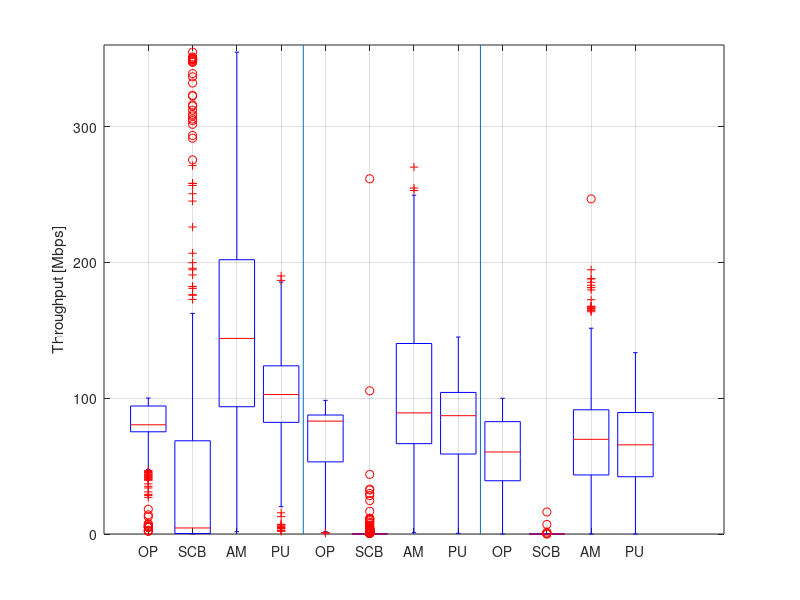

Write the MATLAB code that produced this figure.
% Sergio on 09 Nov 2017
% This script is for paper #3 and plots the average throughput using
% boxplot for N = 2 to 50 WLANs in a grid 100x100 m.

clc
close all
clear

%% ------- 75x75m2 ---------

%% ONLY PRIMARY

s_op_75 = [
    39.2
    98.8
    55.5
    72.1
    57
    97
    98.4
    89
    71.7
    85.8
    30
    58.7
    0
    36.6
    45.3
    66.4
    89.2
    97.8
    98
    43.1
    79
    75.6
    78.3
    1
    75.1
    47.5
    1.2
    23
    80.4
    79.4
    6.3
    46.8
    43.9
    28.8
    86
    20.7
    87.1
    73
    80.9
    57.3
    54.8
    85
    3.8
    63.6
    89.6
    79.6
    24.6
    36.4
    42.1
    7
    47.6
    51
    39.2
    45.5
    76.6
    47.6
    66.3
    55.2
    97.7
    51.8
    73.7
    34.2
    37.8
    98.5
    98.8
    88.9
    47.2
    46.4
    90.7
    76.6
    79.1
    98.6
    0.8
    32.1
    47
    58.9
    28.3
    37
    89
    75.7
    24.2
    43
    78.8
    88.2
    79.7
    89.7
    46.1
    39.2
    7.1
    4
    99
    45.5
    63.4
    38.9
    49.1
    89
    75
    67.2
    79
    97.5
    72.8
    46.2
    77.1
    66.4
    49.8
    67.5
    42.5
    77.7
    68.1
    2.8
    84.3
    27.2
    94.1
    51.8
    31.9
    59.1
    45.7
    36.1
    53.6
    61.9
    54.3
    97
    46
    44.3
    69.6
    47.6
    79.3
    0
    1.5
    9.5
    29.4
    43.7
    30.6
    30.6
    75.5
    68.2
    79.1
    39.8
    6.3
    49.7
    65.2
    98.3
    78.3
    83
    94.5
    79.8
    38.8
    98.5
    78.6
    12.7
    51.3
    17.7
    8.7
    41.9
    96.9
    49.5
    37.3
    52.6
    86.6
    94.9
    80.6
    89
    41.3
    7.4
    78.9
    19.6
    87.9
    52.1
    8.6
    20
    27.1
    49.6
    1.3
    77.3
    98.2
    60.2
    0.1
    14
    62.9
    89
    60
    98.2
    74.9
    68
    3.1
    62.5
    58.6
    81.2
    79.4
    96.1
    39.5
    90.9
    5.4
    45
    99.7
    43.5
    74.2
    68.5
    80.1
    78.7
    87.8
    60.4
    8.1
    58.8
    78.3
    8.2
    80.3
    79.3
    51.8
    45.4
    24.3
    80.4
    97.2
    3.5
    66.4
    45.7
    77.2
    13.2
    31.6
    98
    20.2
    79.6
    51.6
    37.3
    20.4
    74.5
    7.5
    79.3
    75.9
    16.1
    48.8
    93.7
    98.2
    93.9
    85.4
    80.2
    42.6
    0.6
    60.2
    47
    40.6
    92.4
    10.8
    86.8
    99.4
    88.6
    89.5
    72.5
    47
    78.8
    27.7
    9.1
    97.7
    99.9
    84.3
    69.3
    2.7
    79.4
    56.9
    37.1
    16
    80.3
    64.9
    89.7
    79.6
    51.5
    98.4
    15.2
    89
    89
    80.3
    40.8
    4.1
    79.7
    98.2
    76.8
    94.7
    49.3
    89.2
    50.9
    86.3
    77.6
    88.3
    27
    46.6
    96.7
    60.1
    72.7
    92.9
    48.8
    96.4
    80.2
    88
    88.8
    52.8
    44.7
    50.5
    27.4
    28.1
    53.3
    82.2
    2.8
    13
    81.4
    58
    49.4
    78.6
    2.6
    54.2
    97.6
    87.9
    60.4
    18.4
    91
    89.5
    98.5
    50.2
    19.5
    45.5
    90.1
    79.5
    35.5
    80
    29.1
    84
    89.2
    58.9
    38.9
    51.6
    88.3
    52.7
    49.2
    5.8
    98.3
    49.2
    38.9
    4.4
    95.4
    98.8
    44.1
    97.6
    90
    80.4
    70.5
    91.4
    74.7
    98.1
    89.3
    18.7
    97.9
    42.5
    91.2
    79.9
    5.5
    6.5
    89.7
    68.8
    88.5
    4.8
    77
    78.9
    57.2
    59.6
    88
    35.3
    16.5
    61.6
    83.4
    79.8
    9
    97.8
    39
    46
    13.1
    40.8
    87.5
    27
    22.5
    82.6
    48.7
    79.4
    80
    76.5
    53.4
    46.6
    68.2
    88.2
    11.1
    81.4
    55.4
    47.2
    77.1
    87.9
    95.3
    45.6
    53.6
    26.8
    34.6
    94.8
    33.7
    ];

%% STATIC CHANNEL BONDING

s_scb_75 = [
    0
    0
    0
    0
    0
    0
    0
    0
    0
    0
    0
    0
    0
    0
    0
    0
    0
    0
    0
    0
    0
    0
    0
    0
    0
    0
    0
    0
    0
    0
    0
    0
    0
    0
    0
    0
    0
    0
    0
    0
    0
    0
    0
    0
    0
    0
    0
    0
    0
    0
    0
    0
    0
    0
    0
    0
    0
    0
    0
    0
    0
    0
    0
    0
    0
    0
    0
    0
    0
    0
    0
    0
    0
    0
    0
    0
    0
    0
    0
    0
    0
    0
    0
    0
    0
    0
    0
    0
    0
    0
    0
    0
    0
    0
    0
    0
    0
    0.1
    0
    0
    0
    0
    0
    0
    0
    0
    0
    0
    0
    0
    0
    0
    0
    0
    0
    0
    0
    0
    0
    0
    0
    0
    0
    0
    0
    0
    0
    0
    0
    0
    0
    0
    0
    0
    0
    0
    0
    0
    0
    0
    0
    0
    0
    0
    0
    0
    0
    0
    0
    0
    0
    0
    0
    0
    0
    0
    0
    0
    0
    0
    0
    0
    0
    0
    0
    0
    0
    0
    0
    0
    0
    0
    0
    0
    0
    0
    0
    0
    0
    0
    0
    0
    0
    0
    0
    0
    0
    0
    0
    0
    0
    0
    0
    0
    0
    0
    0
    0
    0
    0
    0
    0
    0
    0
    0
    0
    0
    0
    0
    0
    0
    0
    0
    0
    0
    0
    0
    0
    0
    0
    0
    0
    0
    0
    0
    0
    0
    0
    0
    0
    0
    0
    0
    0
    0
    0
    0
    0
    0
    0
    0
    0
    0
    0.3
    0
    0
    0
    0
    0
    0
    0
    0
    0
    0
    0
    0
    0
    0
    0
    0
    0
    0
    0
    0
    0
    0
    0
    0
    0
    0
    0
    0
    0
    0
    0
    0
    0
    0
    0.1
    0
    0
    0
    0
    0
    0
    0
    0
    0
    0
    0
    0
    0
    0
    0
    0
    0
    0
    0
    0
    0
    0
    0
    0
    0
    0
    0
    0
    0
    0
    0
    0
    0
    0
    0
    0
    0
    0
    0
    0
    0
    0
    0
    0
    0
    7
    0
    0
    0
    0
    0
    0
    0
    0
    0
    0
    0
    0
    16.2
    0
    0
    0
    0
    0
    0.3
    0
    0
    0
    0
    0
    0
    0
    0
    0
    0
    0
    0
    0
    0
    0
    0
    0
    0
    0
    0
    0
    0
    0
    0
    0
    0
    0
    0
    0
    0
    0
    0
    0
    0
    0
    0
    0
    0
    0
    0
    0
    0
    0
    0
    0
    0
    0
    0
    0
    1.4
    0
    0
    0
    0
    0
    0
    ];

%% ALWAYS NAX
s_am_75 = [
    54.8
    98.9
    59
    84.2
    67.4
    95.5
    98.1
    88.6
    117.4
    77
    42.8
    59.4
    0
    37.4
    45.6
    88.4
    150.1
    97.1
    99.5
    46.6
    78.6
    78.1
    90
    1.1
    72.9
    68.4
    1
    23.8
    89.9
    80.6
    6.6
    48
    45.8
    30.8
    86.3
    21
    85.8
    79.9
    137.4
    56.8
    75.4
    101.6
    3.5
    62.4
    147.6
    86.3
    24
    36.5
    45.5
    7.4
    48.2
    66.9
    37.9
    46.2
    95.4
    60.9
    103
    74.4
    98.8
    68.3
    111.1
    34.2
    43.9
    97.4
    181.4
    95
    49.2
    44.2
    89.7
    76.6
    79.8
    99.6
    0.8
    43.2
    48.2
    51.5
    30.6
    45.8
    246.7
    76.8
    23
    54.7
    79.1
    93.7
    79.8
    90.1
    46.2
    38.4
    8.6
    3.9
    125.4
    47.9
    64.4
    48.3
    58.8
    93.4
    90
    82.3
    79.5
    179.7
    88.2
    57.6
    75.7
    70.5
    67.3
    82.4
    41.6
    79.4
    68.1
    2.4
    129.1
    31.7
    96.5
    52.3
    30.1
    76.7
    42.4
    36.1
    53.9
    65.5
    76
    166.5
    54.2
    50.8
    71.5
    47.7
    132.3
    0
    1.5
    8.1
    35
    62.9
    30.3
    31.3
    76.6
    69.6
    79.6
    43.4
    5
    67.4
    68.4
    99.1
    187.9
    104.9
    164.8
    78.2
    39.4
    150.6
    131
    12.4
    49.2
    21.1
    11.6
    43.5
    163.6
    48.5
    44
    52.1
    148.8
    172.5
    80.5
    91
    46.2
    8.9
    126.3
    19.9
    87.6
    60.1
    8.6
    23.3
    27.3
    48.9
    1.3
    88.5
    97.6
    61.7
    0.1
    14.6
    67.2
    89
    60.4
    97.8
    79.1
    102.9
    2.9
    91.2
    81.1
    79.2
    78.7
    97.3
    46.7
    97
    6.1
    58.6
    90.2
    48.1
    76.6
    86.7
    139
    81.6
    114.5
    63.3
    8.1
    81
    124.2
    7.2
    82.5
    121.7
    56.4
    48.3
    30.8
    90.9
    96.7
    3.8
    67.8
    44.7
    78.5
    13.4
    37.7
    98.3
    20.3
    78.5
    51.4
    60.9
    23.4
    75.5
    6.8
    62.4
    78.4
    13.7
    45.8
    166
    99.4
    94.9
    114.3
    81.6
    52.5
    0.8
    58.5
    47
    53
    134.1
    10.4
    185.3
    164.7
    89.6
    89.9
    72.7
    67.7
    119.3
    30.8
    8.9
    97
    102.4
    87.5
    81.7
    2
    80.1
    79.3
    71.9
    16.4
    138.4
    65
    90
    138
    69.8
    99.1
    13
    150.1
    89
    79.8
    41.5
    3.5
    105.8
    100.6
    77
    96.9
    55.6
    151.4
    52.8
    89.2
    77.1
    91.6
    27.5
    48
    146.4
    60.2
    103.9
    98.2
    48.7
    98.2
    136.2
    88.4
    90.2
    51.8
    53
    56.6
    29
    30.6
    58.1
    83
    2.9
    11.9
    75.8
    65.6
    49.4
    134.4
    2.2
    54.3
    97.8
    149.3
    86.2
    20.6
    150.1
    149.5
    167.3
    50.2
    22.2
    42.9
    90.7
    126.7
    42.1
    65.9
    28.6
    131.8
    150.4
    58.6
    37.3
    62.6
    89.3
    65.5
    55.8
    3.7
    165.7
    51.7
    40.6
    2.8
    122.5
    167.3
    50.4
    99.6
    91.4
    80
    115.9
    91.4
    73.7
    96.7
    151.5
    106.4
    134.4
    51.2
    91.9
    79.3
    5.5
    6.3
    90.1
    74.9
    88.8
    4.9
    78
    79.9
    62.9
    76.8
    89.3
    35.3
    18.5
    87.8
    85.7
    138.6
    9.2
    183.1
    38.6
    2.7
    15.6
    42.3
    90.6
    28.5
    21.8
    83.4
    46.3
    79.4
    121.2
    167.7
    54.7
    57.7
    98.6
    87.8
    8.6
    82.2
    69.1
    50.4
    116.1
    194.5
    187.9
    55.5
    54.2
    27.7
    34.1
    142.3
    36.4
    ];

%% PROB. UNIFORM

s_pu_75 = [
    44.2
    97.7
    57.4
    78.7
    59.6
    97.2
    97
    90.1
    89.7
    86.7
    43.9
    58.6
    0
    35.1
    44.5
    76.2
    112.8
    97.8
    99
    43.7
    77.7
    77.3
    82.9
    0.5
    74.3
    53.1
    0.9
    21.2
    83.4
    79.4
    6.4
    48.3
    43.4
    29.5
    86.7
    19.5
    85.6
    76.8
    101.1
    56.3
    62.4
    90.4
    3.9
    63.9
    111.6
    83.4
    24.2
    36.9
    42.4
    8.3
    46.4
    58.1
    36.1
    46.3
    76.5
    56.4
    80.6
    65.1
    97.7
    62.5
    87.9
    33.1
    41.9
    96.6
    124.8
    91.6
    49.9
    45
    89.9
    76.6
    79.5
    99.9
    0.7
    36.6
    45.2
    56.3
    27.5
    40.4
    133.5
    76.3
    22.4
    49.3
    76.3
    91.9
    80.5
    88.9
    47.9
    39.6
    8.3
    3.4
    107.7
    44.8
    63.1
    41.7
    52.1
    89.4
    80.9
    71.8
    79.4
    113.9
    80.9
    52
    76
    66.9
    58.3
    74.2
    43.2
    79
    68.5
    3.4
    103.1
    31.5
    95
    52.5
    32.4
    66.3
    45
    34.3
    52.4
    64.1
    62
    123.8
    45.5
    47.2
    71.8
    50.3
    91.3
    0.1
    1.6
    9
    31.6
    51.5
    29.5
    33.3
    76.4
    68.3
    79.6
    38.3
    6
    55.3
    67.2
    97.2
    98.2
    89.5
    118
    79.1
    38.9
    119.7
    98.3
    13.3
    51.4
    16.7
    10.1
    42.7
    120.8
    50
    41.1
    52.3
    109.1
    120.7
    80.4
    90.5
    43.9
    7.4
    85.5
    20.7
    88.9
    55.4
    7.6
    22.9
    26.5
    51.1
    1.5
    83.1
    99.3
    58.4
    0.5
    13.9
    64.8
    89
    59.5
    98.7
    78
    79.4
    3.2
    75.1
    66.4
    80.2
    79.9
    96.7
    41.4
    92.7
    6.3
    49.8
    97.6
    46.2
    70.4
    74.8
    101.7
    79.9
    88.4
    61.3
    9.5
    68.3
    89
    7.2
    81.9
    94.1
    53.3
    47.5
    26.2
    82.6
    95.8
    3.2
    67.1
    45.4
    78.2
    14.2
    36.9
    98.3
    20.4
    79.2
    52.2
    49.2
    22.2
    74.1
    6.2
    79.6
    75.8
    15.5
    47.7
    118.8
    98.6
    94.7
    91.7
    81.9
    48
    0.5
    60.3
    43.4
    49
    110.2
    9.8
    117.7
    121.1
    89.6
    89
    73.3
    54.2
    83.4
    28.3
    7.6
    98.1
    100.5
    82.9
    75.2
    2.8
    80.6
    66.2
    44.6
    18
    98.9
    64.4
    89.2
    100.8
    60.5
    99
    14.6
    111.7
    88.5
    80.4
    41.4
    3.4
    90.6
    98.3
    76.9
    96.2
    55.6
    112.6
    51.1
    87
    77.8
    89.8
    28.9
    45.4
    116.2
    60.1
    86.9
    94.5
    49.7
    96.7
    101.1
    88.2
    90.2
    50.6
    47.6
    50.3
    27.2
    28.5
    56.3
    79.1
    2.6
    13.5
    75.8
    58.9
    48
    99.8
    2.3
    52.2
    99.2
    110.6
    70.5
    20
    113
    103.2
    125.8
    49.7
    20.6
    46.5
    90.1
    98.3
    38.3
    101.5
    28.7
    101.7
    112.9
    57
    37.2
    54.1
    89.4
    60.2
    54.1
    5.9
    122
    48.6
    35.8
    4.2
    106.8
    124.9
    48.5
    98.1
    89.7
    79.3
    89.6
    91.5
    75.8
    97.5
    113.4
    42.2
    119.9
    45
    92
    79.1
    5.3
    5.6
    89.5
    72.4
    88.5
    5.5
    77.1
    79.1
    59.8
    68.4
    89.3
    38.2
    17.2
    72.4
    84.3
    101.8
    8.3
    129.4
    37.5
    45.4
    15.5
    42
    87.8
    26.3
    22.4
    81.3
    48.3
    80.3
    96.2
    108.9
    54.4
    52.6
    78.9
    89.9
    9.8
    82.6
    60.6
    48.6
    93.5
    123.9
    124.3
    49.6
    55.6
    25.2
    32.3
    113.7
    36.2
    ];


%% ------- 100x100m2 ---------

%% ONLY PRIMARY
s_op_100 = [
    89
    88.3
    86.6
    52.2
    40.7
    33.1
    46.3
    81.2
    83.1
    85.4
    83.3
    82.1
    79.4
    6.9
    83.9
    1.7
    79.8
    83.6
    54.2
    86.8
    84.6
    86.3
    39.5
    84.5
    79.6
    86.9
    83.3
    89.9
    50.6
    80.3
    71.8
    92
    63.9
    90.5
    84.2
    76.6
    39.3
    89
    86
    91.1
    89.2
    86.2
    89.7
    1.7
    87.7
    48.2
    89.2
    36.7
    87.2
    86.2
    59
    78.1
    63.1
    59.6
    85
    93.7
    87.6
    86.2
    90.4
    83.6
    87.3
    84
    87.5
    87.6
    41.4
    93.4
    86.1
    37.6
    88.4
    0.9
    22.9
    92.2
    50.2
    85
    86.1
    85.8
    58.1
    74
    42.7
    71.5
    85.5
    27.6
    87.8
    47.8
    45.4
    55.3
    29
    92.9
    87.2
    87.8
    86.2
    14.4
    84.7
    17.6
    52.8
    56.3
    87.7
    83.3
    85.8
    87.4
    78.5
    44.7
    84.7
    84.4
    49.4
    32.5
    59.8
    44.1
    86.6
    91.7
    82.5
    88.2
    87
    60.4
    87.2
    90.2
    86.7
    84.6
    7.9
    84
    86.5
    94.2
    86.9
    44.5
    89.9
    85.4
    96.2
    41.5
    79.9
    86.2
    88.1
    86.1
    84.1
    83.9
    50.3
    13.7
    89.2
    51.5
    90.2
    85.3
    91.1
    75.4
    40.5
    1
    90.7
    63.3
    19.6
    91.4
    90.7
    80.4
    85.7
    80.2
    2.4
    42
    46.2
    91.1
    54.8
    80.6
    79.4
    86.9
    92.6
    85.4
    96
    87.7
    87.7
    72.2
    46.2
    90.4
    87.3
    46.8
    85.5
    86.2
    45.7
    49.5
    79.1
    79.8
    57.1
    77.9
    52.3
    47.3
    87.5
    92.4
    53.4
    78.1
    73.2
    88.3
    80.6
    85.4
    89.9
    9.3
    89.5
    85.9
    88.9
    70.5
    44
    88.1
    57
    83.8
    83.3
    80.3
    90.7
    85.2
    68.8
    42.9
    79.6
    80.4
    74.3
    83.3
    43.2
    87.7
    87.6
    64
    51.7
    85.7
    85.1
    55.9
    65.7
    87.7
    86
    85.1
    90.3
    42.9
    44.6
    88.2
    0.7
    87.9
    86.1
    23
    85.3
    89.3
    60.8
    87.9
    87.9
    8
    52.3
    91
    73.7
    89.4
    88.7
    96.9
    82.1
    88.8
    48.8
    71.5
    63
    85.4
    82.6
    49
    55.7
    53.2
    40.7
    85.9
    92.7
    51.4
    57.1
    27.4
    87.9
    88.9
    97.7
    88
    65.2
    83.7
    63.2
    85.6
    84.3
    89.1
    84.4
    42.6
    67.1
    47.2
    55.1
    29.2
    87.1
    56.2
    78.3
    90.3
    42.2
    90.1
    87.5
    61.7
    4
    88.2
    29.9
    88
    54.1
    87.7
    91.8
    68.8
    90.9
    85
    87.5
    87.1
    90.9
    72.6
    90.1
    90.2
    88.5
    43.3
    72.4
    84.9
    85.4
    91.2
    74.5
    43
    89.6
    81.8
    44.2
    50.3
    86.1
    20.4
    88.5
    89.5
    59.8
    87.6
    45.8
    38.7
    84.5
    50.1
    53.6
    87.1
    61.7
    85.5
    46.8
    54.8
    48.3
    67.9
    8.4
    61.7
    81.9
    91.5
    88.7
    34.7
    39.7
    42.7
    37.1
    72
    82.4
    83.1
    82.5
    85.1
    84.8
    65.9
    35.1
    70.3
    83.4
    35.8
    13.1
    98.4
    80.6
    34.1
    87.4
    47.9
    83.2
    63.6
    31.9
    96.6
    1.8
    51.5
    84.2
    40.6
    16.1
    69.3
    72.9
    73.3
    93
    61.5
    88.8
    6.3
    92.8
    87.9
    59.6
    87.7
    87.8
    82.5
    88.1
    2.3
    48.9
    45.9
    79
    88.2
    55.1
    66.8
    88.9
    84.5
    87.2
    63
    79.6
    91.4
    83.6
    91.9
    87.7
    88.2
    85.2
    83.8
    86.1
    88.9
    76.2
    46
    14.7
    82.1
    ];

%% STATIC CHANNEL BONDING

s_scb_100 = [
    0
    0
    0.2
    0.1
    0
    0
    0
    0.1
    33
    0.1
    0
    0
    0
    0
    0.4
    0
    0.2
    0
    0.1
    0
    0
    0
    0
    0
    1.5
    0
    2.4
    0.1
    0.1
    0
    0
    4.1
    0
    0
    2.3
    0
    0
    0
    0
    0.1
    3.3
    1.3
    16.7
    0
    0
    0
    0
    0
    0.8
    0.3
    0
    0
    0
    8.6
    24.6
    0
    0.5
    105.4
    3.2
    0
    0
    0
    261.5
    0.7
    0
    0
    0
    0
    0
    0.4
    0
    0
    0
    0
    0
    0
    0
    3
    0
    0
    0
    0
    0
    32.4
    0.3
    0
    0
    4.1
    0
    0
    0
    0
    0
    0
    0
    0
    9.8
    0
    0
    0
    0
    0
    0
    0
    0.2
    0
    0
    0
    0
    1.7
    0
    0
    0
    0
    0
    0
    0
    0
    0
    4.3
    0
    0.2
    0
    0
    6.6
    0
    0
    0
    29.8
    0
    0
    0.1
    0
    0.2
    0
    0.4
    0.2
    0
    0.9
    0
    2.2
    0
    0
    0
    0
    0
    0
    0
    0.4
    28.3
    0
    0
    0
    0
    0
    0
    0
    0
    0.2
    0
    0
    0.2
    4
    0
    0
    0
    0
    0
    0
    0
    0.7
    0
    0.3
    0
    0
    0.1
    0
    0
    0
    0
    0
    0
    0
    0.3
    0
    0
    0
    0
    0
    0
    0.5
    0
    0.6
    1.8
    0
    0
    0
    0
    0.1
    0.4
    0
    0
    0.6
    0
    0
    0
    0
    3.3
    0
    0
    0
    0
    0
    0
    1.4
    0.6
    0
    0.1
    3.1
    2
    5.5
    0.1
    4
    0.1
    0
    2.9
    0
    0
    0
    0.3
    0
    0
    0
    0
    0
    0
    0
    3.5
    0
    0
    2.3
    0
    0
    0
    0
    11.6
    0.1
    0
    0
    0
    0
    0
    0
    0
    0.2
    0
    0
    0.1
    0
    1.2
    0
    0
    0
    0
    0
    0
    0
    0
    0
    0
    0
    0
    0
    0
    0.3
    0
    0
    0
    0
    0
    0.4
    0.7
    0
    0
    0.1
    0.1
    0
    0
    0
    2.6
    0
    0.3
    0.1
    6.1
    1.4
    0.1
    11.2
    0
    2.8
    0
    0
    0
    0
    0
    0.2
    0
    0
    0.2
    0.4
    0
    0
    0
    0
    0.1
    0.2
    0.3
    0
    0
    0
    0
    0.1
    0
    0
    0
    0
    0
    0
    0.5
    0.2
    43.9
    0
    1.1
    0
    0
    0
    0
    1.3
    0
    0
    0
    11
    0
    0
    0
    0.2
    0
    0
    0
    7.8
    10.5
    0
    0
    0
    0.4
    0
    0
    0
    0
    0.1
    0
    0
    0
    0
    0
    0
    0
    0
    0.2
    0.4
    0.6
    0
    0
    0
    0
    0
    0.1
    0
    0
    1.5
    0
    0
    0.5
    0
    0
    0
    0
    0
    0.2
    0
    0
    0
    0.1
    0
    0.7
    0
    0
    0
    0
    0
    1.4
    ];

%% ALWAYS NAX
s_am_100 = [
    157.9
    90.2
    88.2
    53.4
    48
    37.3
    46.2
    131.6
    88
    85.6
    137.7
    81.8
    79.8
    5.3
    85.1
    2.2
    141.1
    140.2
    53.7
    88.5
    87.2
    87.7
    40.3
    121.7
    80
    87.7
    141.4
    92.5
    49.3
    138.9
    104.8
    154.8
    86.7
    157.6
    137.9
    121.6
    41.6
    154.2
    107.2
    155.4
    219.1
    148.2
    242.5
    2.3
    88.7
    49.3
    150.6
    46.9
    152.6
    151.3
    59.9
    78.5
    69.3
    85.3
    135.9
    164.6
    121.3
    225.4
    99.6
    83.3
    92.4
    84.3
    270.1
    188.4
    43.2
    103.3
    85.2
    42.1
    89.3
    1.1
    28.1
    93.8
    64.5
    147.8
    87.4
    127.8
    59.4
    121.5
    55.5
    98.4
    109.5
    28.2
    88.2
    80.9
    56.1
    57.1
    28.4
    92.5
    87.9
    146.2
    144.9
    15.9
    85.6
    18
    81.4
    77.6
    217.3
    111.1
    146.1
    88.8
    109.3
    59.9
    85.8
    86.5
    74.5
    37.7
    72.8
    69.1
    219.1
    92.4
    209.8
    148.3
    141.4
    82.5
    122.4
    110.1
    87.9
    147.7
    9.1
    224.9
    86.7
    249.4
    86.7
    46.8
    215.2
    185.1
    97
    39.2
    179.1
    90.9
    200.4
    87.6
    129.8
    133.1
    51.5
    17.3
    91
    52
    154.1
    85.8
    159.6
    126.3
    41.1
    1.7
    90.4
    123.3
    19.2
    152.8
    213.2
    124.4
    102.9
    80.9
    2.8
    41.9
    61
    133.7
    62.3
    83.4
    93.2
    190.2
    152.4
    104.4
    201.3
    153.3
    87.9
    92.9
    59.7
    89
    88.3
    54.7
    89.9
    87.5
    76.4
    69.7
    81
    81.4
    79.6
    153.2
    77.3
    45.4
    153.6
    159.9
    52.5
    179.1
    117.7
    150.9
    80.6
    87
    148
    9
    92.9
    192.5
    210.1
    135.6
    43.9
    118.9
    101.7
    93.5
    87.9
    136.9
    145.7
    150.3
    73.2
    54.4
    78.3
    127.8
    137.1
    87.2
    42.5
    87.8
    133.7
    65.5
    72
    85.5
    138.5
    71.2
    91.4
    180.9
    134.9
    144
    108.7
    55.9
    57.3
    146.1
    1
    88.3
    88.9
    27.1
    121.5
    77.4
    58.3
    87.8
    87.6
    9
    66.5
    155.8
    74.8
    254.7
    144.7
    180.9
    205.4
    91.1
    67.4
    75.6
    68.1
    111.2
    83.7
    69.7
    54.3
    71.6
    39.5
    190
    93.7
    66.9
    105.7
    33.9
    89.9
    89.2
    224.3
    234.6
    96
    119.2
    94.1
    88.8
    84.6
    119.3
    143.3
    43.6
    99.1
    61.4
    79.9
    38.6
    147.6
    80.9
    146.2
    91.1
    41.7
    91.1
    86.6
    85.4
    4.5
    152.5
    34.3
    87.8
    66.4
    154.1
    155.3
    91
    93.8
    185.1
    150.4
    118.8
    95.4
    144.3
    252.9
    155.7
    88
    52.5
    73.3
    142.4
    142.7
    173.9
    118
    49.7
    149.6
    68.3
    45.1
    66.7
    222.2
    18.9
    96.8
    90.8
    59
    234.5
    58.2
    51.3
    84.4
    64.5
    52.9
    154
    88.2
    128.9
    66.5
    89.5
    69.7
    102.7
    7.7
    62.3
    177.1
    223.8
    141.1
    50.6
    46.8
    50.6
    45.8
    124.9
    128.8
    68.9
    133
    142.7
    107.6
    113.4
    37.2
    97.2
    186.3
    40.4
    13.6
    186.3
    112.6
    48.5
    89.5
    49
    88
    81.4
    41
    149.4
    1.8
    71.3
    138.7
    51
    15.4
    100.9
    105.5
    76.2
    87.1
    83.4
    89.4
    4.5
    151
    231.6
    59.4
    88
    149.6
    144.2
    89.1
    3.8
    51.7
    46.6
    124.8
    146.3
    54.8
    130.1
    87.9
    147
    90.2
    87.4
    117.6
    246.4
    140.4
    114.4
    87.3
    241.6
    98.2
    218.1
    141.6
    155.3
    115
    58.2
    13.4
    192.6
    ];

%% PROB. UNIFORM

s_pu_100 = [
    112.4
    88.9
    87.2
    51.4
    43
    29.8
    43.8
    99.8
    85.4
    85
    103.6
    82.3
    79.8
    7.1
    84.7
    1.6
    102.7
    106.7
    54.7
    87.8
    85
    87.1
    38.3
    87
    80.4
    87.9
    104.3
    90.7
    49.2
    101.9
    86
    117
    74.3
    114.2
    102.4
    90.5
    38
    114.3
    89.9
    116
    124
    109.8
    136.2
    1.8
    87.9
    50.9
    113.5
    42.1
    111.3
    111.4
    58.3
    79
    66.5
    68.4
    103.3
    119.8
    102.2
    119.7
    94.5
    82.9
    88.4
    84.6
    145
    113.4
    44.7
    97.4
    85.2
    40.1
    88.2
    0.5
    27.5
    91.7
    57.7
    108.6
    86.1
    103.2
    57.9
    92.6
    48.5
    80.1
    95.2
    27.6
    88.4
    61
    49.8
    55.4
    28.8
    92.6
    88.2
    110.8
    105.6
    15.2
    86.3
    17.2
    64.6
    66.9
    122.5
    85.6
    108.1
    87.3
    80.4
    50.4
    83.8
    85.1
    60.2
    35.3
    66
    58.8
    118
    91.2
    122.6
    110.5
    107.8
    68.5
    100.5
    98.1
    87.2
    105.8
    8.8
    120.2
    86.3
    142
    86.1
    46.3
    130
    114.5
    95.8
    38
    113.4
    85.9
    110.2
    86.4
    96.2
    104.2
    49
    16.4
    88.9
    51.3
    114.7
    87.1
    116.3
    94
    42.9
    1.7
    90.3
    86.1
    18.6
    114.4
    123
    99
    92.5
    80.7
    3.3
    44.2
    53.7
    107
    61.6
    79
    83.4
    114.9
    114.2
    92.7
    117.7
    111.1
    87.6
    79.6
    49.5
    89.7
    87.7
    51.8
    84.8
    85.6
    60.6
    59.4
    79.6
    80.2
    65.9
    102.5
    67.8
    45.1
    113.1
    117.2
    53.4
    112.8
    91.4
    109.7
    81.1
    86.9
    110
    8.7
    89.8
    112.4
    120.6
    87.2
    43.9
    95.2
    78.1
    88.9
    85.9
    101.4
    114.3
    109.2
    71.2
    48.3
    79
    98
    102.6
    84.5
    42.9
    85.9
    103.6
    64.6
    61.6
    84.9
    107.5
    62.7
    69.8
    97.8
    104.8
    106.8
    98.2
    49.8
    47.6
    110.4
    0.7
    88.3
    87.7
    29.8
    97.8
    113.9
    60
    88.1
    88.5
    8.3
    59.2
    115.7
    74.5
    141.1
    107.9
    128.4
    113.9
    85.3
    58.2
    75
    64.9
    90.9
    83.8
    57.4
    53.7
    60.2
    38.9
    119.5
    93.2
    58.5
    74.3
    29.3
    88.5
    88.7
    121.4
    133.3
    76.9
    87.6
    75.3
    88
    85.4
    101
    105
    45.3
    79.7
    52.5
    63.9
    33
    108.7
    65.7
    91.7
    90.4
    41
    90
    87.1
    70.7
    1.7
    112.1
    32.6
    87.6
    57.1
    113.1
    115.2
    82.6
    92.1
    111.7
    111.2
    100.6
    92.9
    98.5
    138.7
    113.9
    89
    47.3
    72.7
    106.5
    105.6
    97.4
    90.3
    45
    113.5
    79.3
    42.7
    53.9
    129.1
    19.5
    111
    89.5
    59.1
    134.9
    53.6
    45.6
    83.5
    55.8
    54.1
    113.8
    70.2
    100.9
    55.2
    69.5
    56.6
    81.4
    7.4
    62.2
    117.7
    135.7
    101.1
    42.8
    43.2
    46.8
    41.2
    93.8
    101.9
    109.1
    101.4
    106.4
    93.7
    84.1
    34.7
    80.4
    112.1
    40.1
    15.2
    127.2
    96.1
    41
    86.8
    46.2
    85.7
    69.5
    35.9
    118.7
    1.4
    59.1
    106.1
    47.1
    17.7
    82.2
    88.8
    73.3
    91.7
    71
    87.9
    5.1
    115
    128.3
    58.9
    87.4
    110.2
    95.8
    88.1
    2.9
    53.6
    45.2
    86.3
    112.4
    54.9
    92.1
    88.4
    105.5
    89
    72.7
    80.4
    140.7
    106
    99.6
    87.7
    122.7
    90
    127.2
    106.1
    113.1
    91.9
    51.7
    10.3
    108.8
    ];

%% ------- 150x150m2 ---------

%% ONLY PRIMARY
s_op_150 = [
    50.2
    99
    80.9
    80.1
    66.8
    98.4
    55.8
    88.8
    69.9
    99.9
    89
    98.3
    98.3
    98.3
    89.9
    98.3
    76.1
    98.1
    97.9
    33.9
    78.5
    98.2
    75.8
    75.1
    89.4
    84.1
    5.1
    89.4
    89.4
    97.6
    69.7
    83.1
    100.1
    79.5
    98
    79.5
    74.5
    29.2
    67.9
    59.4
    55.7
    55.2
    80.4
    47.6
    98.3
    79.9
    97.7
    81.6
    79.6
    98.3
    14.1
    99.4
    97.7
    43.4
    80.8
    80.3
    41.4
    88.8
    98.8
    79.2
    89.5
    80.1
    80.4
    49.8
    79.9
    88.2
    74
    58.6
    63.3
    80
    43.3
    79
    95.5
    89.3
    88.5
    79.4
    88.1
    50.1
    40.2
    36.9
    80.1
    62.2
    98
    98
    97.5
    79.4
    78
    80.4
    7.6
    39.6
    61.2
    80.3
    89.4
    99.5
    88.8
    79.5
    98.5
    79.7
    80.4
    88.7
    97.5
    80
    99.4
    80.2
    78.9
    99.1
    80.8
    79.2
    41
    80.1
    73.7
    93.8
    80.6
    97.8
    66.4
    98.8
    48
    97.7
    77.7
    65
    61.9
    88.6
    87.7
    88.9
    89.1
    98.4
    46
    57.6
    79.8
    80.7
    89.2
    80.6
    97.3
    89.3
    98.8
    44.3
    5
    79.5
    78.8
    56.6
    71.8
    80.3
    90.4
    81.2
    60.3
    79.4
    98.1
    98.6
    81.3
    67.5
    42.1
    98
    89
    28.4
    79.6
    43.5
    79.5
    89.2
    78.8
    96.7
    81.1
    88.5
    89.7
    79.9
    80.2
    96
    98.6
    98.3
    80.8
    79.7
    98.3
    46.7
    66.9
    42.7
    78.5
    97.3
    98.6
    89.4
    79.8
    79.9
    79.5
    80.3
    98.8
    81
    52.9
    80.6
    98.8
    89.5
    79.2
    80.4
    99.3
    2.7
    80.4
    96.5
    97.7
    79.9
    79.1
    70
    68.4
    39.8
    97.7
    97.7
    79.1
    98.5
    98.2
    98.7
    66.2
    98.8
    80.8
    56.6
    87.7
    84.6
    35.1
    87.5
    90.6
    59
    89.8
    80.3
    65.2
    67.5
    80.7
    80.6
    88.7
    96.2
    81.8
    89.4
    96.2
    89.3
    80.1
    78.4
    47.7
    89.9
    79.4
    27
    88.9
    60.1
    98.5
    62.7
    88.2
    64.2
    98.5
    79.5
    98.8
    74.1
    99
    98.3
    78.9
    79.8
    80.1
    69.6
    98.2
    98.6
    80.6
    98.3
    89.6
    97.7
    89.5
    83.3
    99.4
    79.9
    80.3
    89.4
    80.6
    88.9
    79.6
    79.5
    76.5
    86.6
    88.7
    75.3
    79.1
    89.7
    88.7
    98.3
    6.2
    98.7
    98.4
    66.4
    80.6
    89.2
    88.7
    7.2
    80.6
    5.5
    63.7
    81.1
    80
    78.7
    79.9
    41.8
    45.3
    98
    79.5
    79.3
    59.7
    80.3
    51.6
    80
    80
    88.7
    98.1
    99.3
    80.7
    79.9
    59.1
    4.8
    80.2
    77.1
    80.1
    79.5
    97.7
    88.7
    98.4
    2
    75.1
    81.3
    79.8
    79
    73.9
    98
    89.8
    89.5
    44.9
    97
    80.5
    98.7
    79.1
    90
    87.9
    31
    81.3
    89.7
    68
    89.2
    18.2
    98.4
    79.9
    80.1
    49.6
    57.9
    88.4
    79.6
    80.7
    78.8
    89.1
    79.5
    98.3
    79.9
    54.1
    78.7
    81.1
    51
    55.3
    99.2
    98.5
    97.8
    88.7
    52.8
    99.5
    80.1
    96.2
    99
    98.1
    2.1
    80
    49.7
    99.3
    80.3
    80.2
    79.6
    79.3
    80.5
    79
    99
    98.2
    79.9
    57.7
    68
    79.8
    88.7
    98.2
    81.4
    88.3
    69.2
    98.6
    89.7
    12.7
    97.5
    79.1
    99.1
    98.1
    61.3
    98.5
    98.2
    62
    99.2
    98.1
    99.4
    80
    89.5
    ];

%% STATIC CHANNEL BONDING

s_scb_150 = [
    55.4
    256.6
    144.1
    0
    35.1
    349.2
    0.6
    1.9
    124.8
    0.4
    0.7
    0.4
    153.9
    0.1
    5.8
    77.9
    59.3
    1.5
    429.6
    50.8
    0
    0.7
    12.7
    0.7
    3.4
    1.3
    0.1
    90.5
    94.5
    139.1
    162.4
    0.7
    2.5
    0
    494.7
    1.6
    25.5
    0
    2.2
    43.8
    3
    0
    128.9
    0.1
    0.4
    1.3
    336.6
    5.7
    339
    20.3
    0.3
    308.9
    73.9
    0.2
    64.3
    4.1
    0
    0
    0
    4.4
    0
    0.2
    75.4
    0.3
    0.2
    58.8
    0.2
    64.2
    3
    111.9
    0
    22.5
    0
    2.6
    24.7
    2
    0
    100
    0.2
    0
    0
    0.1
    350.6
    5.2
    0.7
    13.4
    52.5
    21.1
    9.9
    0.2
    2.9
    16
    349.7
    103.5
    2
    2.9
    5.4
    47.2
    94.6
    0
    146.7
    349.6
    68.4
    0.8
    0.2
    1.6
    0
    258
    0.2
    16.3
    0.7
    0
    1.2
    1.5
    10.5
    1.6
    0.6
    315.9
    20.9
    1.7
    125.1
    1
    176.2
    63.6
    14.7
    0.1
    0.2
    4.1
    4.9
    58.8
    0.7
    3.5
    66
    0.3
    0
    0.8
    4.3
    1.5
    94.3
    0
    0.2
    35.5
    182.1
    349.7
    0
    4.9
    75.1
    194.5
    61.9
    0.1
    69.3
    0
    72.8
    25.3
    305.5
    0
    33.4
    62.7
    0.1
    1.2
    206.7
    2.2
    141.8
    51
    71.2
    0.5
    3.1
    0.4
    1
    347.8
    7.2
    0
    0
    22.3
    27.1
    2.9
    6.3
    75.3
    0.1
    87.2
    89.5
    50.3
    94.5
    312
    2.1
    250.5
    354.7
    49.5
    76.8
    0
    0.2
    0
    0.8
    1.5
    0.5
    56.9
    4.6
    151.9
    0
    0
    0.3
    0
    59.9
    3.5
    301.6
    158.2
    161.3
    0.1
    0.2
    2.5
    1.1
    74.3
    46.3
    32.6
    347.2
    30.5
    291.4
    13.9
    107.5
    44.3
    29.1
    65.1
    0.9
    0
    157
    182.3
    0
    332
    0.8
    3.6
    0.4
    307.8
    5.4
    0.2
    175.8
    0
    13.7
    33.6
    0.5
    1.5
    304.3
    7.1
    75.4
    199.7
    0.4
    245.1
    73.2
    271.2
    0
    0
    195.6
    1.6
    5.8
    454.4
    0.1
    72.5
    47
    3.3
    458.7
    0.1
    2.3
    0
    44.4
    0.1
    111
    1.1
    0
    1.2
    0
    3
    60.6
    5.3
    4.5
    0
    0.2
    293.4
    2.7
    0
    64.6
    0
    123.8
    0
    0
    0
    3.9
    322.5
    1.8
    97.7
    75.6
    6.1
    3
    85.1
    322.9
    89.4
    4.3
    0.4
    0
    89.6
    34.3
    64.6
    2.5
    50.1
    2.5
    315.1
    106.3
    0
    0.2
    52.9
    1.9
    10.2
    0.1
    0.9
    44.5
    0
    0.3
    1.1
    5.9
    0.2
    4.7
    1.5
    0.1
    37.3
    0.1
    349.8
    348.3
    0.8
    0.1
    0.1
    0.1
    0.4
    20.6
    1.3
    180.8
    0.6
    18.6
    24.5
    0.1
    190.7
    73.3
    3.8
    106.7
    0
    351.2
    44.7
    0
    9.4
    226
    0.1
    2.4
    172.7
    23.9
    0
    73.6
    2.2
    26.8
    14.4
    0
    8.1
    439.6
    3.6
    0.3
    1.6
    1.2
    0.7
    0.2
    0
    4.3
    28.8
    11.8
    44.4
    53.1
    0.3
    118.6
    275.4
    0
    44
    0.5
    4.5
    67.4
    0
    0
    44.1
    0.7
    4.9
    258.2
    10.8
    1.5
    47
    21.3
    7.1
    2.2
    3.3
    0
    3.6
    1.2
    6.5
    0.5
    0.1
    20.8
    114.4
    ];

%% ALWAYS NAX
s_am_150 = [
    79.1
    307.5
    144
    80.2
    109.6
    350.9
    83.1
    153.1
    107.6
    100.1
    89
    98.5
    327.1
    98.2
    234.2
    279.6
    138.3
    98.8
    430
    50.8
    137.3
    167.7
    101.8
    123.2
    154.9
    146
    4.3
    154.3
    204.9
    162.4
    162.4
    157.8
    183.7
    81.3
    478.8
    136.2
    135.9
    28.7
    128.6
    95.9
    81.1
    85.6
    205
    44.6
    108.2
    181.1
    336.6
    158.1
    343.3
    167.5
    14.7
    201.2
    98.7
    44.7
    204.3
    81.1
    63.7
    202.1
    186.4
    82.6
    89.6
    175.9
    206.5
    60.8
    103.7
    251.2
    169.4
    108.4
    110.9
    205.1
    44.1
    94.1
    97.3
    150.5
    194.9
    137.7
    104.2
    100.2
    43.2
    36.8
    144.3
    103.6
    350.6
    112.9
    99.9
    136.9
    135.2
    107.9
    9.9
    40.7
    115.7
    202.4
    348.2
    185.8
    203.9
    137.3
    186.5
    139.1
    139
    150.5
    203.3
    322.3
    185.4
    201.5
    80.4
    278.9
    96.7
    258
    55.8
    81.7
    132.9
    201.3
    79.7
    226.4
    132.6
    272.6
    47.8
    290.7
    192.1
    99.8
    123.2
    150.4
    153.4
    101.8
    152
    170.1
    47.2
    96.5
    81.4
    204.3
    151.7
    80.5
    99.2
    240.1
    99.7
    44.6
    4.3
    137.9
    144
    69.3
    96.3
    166.2
    177.2
    349.7
    62.1
    201.9
    99.4
    283.9
    204.7
    68.1
    69.5
    98.6
    259.3
    32.7
    263
    55.1
    165.4
    204
    76.6
    160.7
    153.9
    257.1
    207.3
    184.8
    138
    277.9
    279.4
    183.9
    80
    338.2
    167.9
    60.3
    132.2
    51.5
    136.3
    152.1
    100.9
    206.3
    82
    204.8
    139.5
    202.8
    253.8
    319.9
    86.4
    228.4
    354.7
    214.7
    141.6
    81.9
    278.5
    1.7
    193.8
    105.1
    279.1
    205.4
    139.5
    151.8
    101.2
    40.3
    257.2
    163.4
    138.5
    196.3
    327.3
    161.6
    165.9
    167.1
    79.9
    79.4
    91.9
    88.9
    50.4
    161.5
    284.4
    88.4
    272.3
    139.3
    107.5
    155.8
    203.1
    197.5
    151.8
    93.4
    131.8
    265.4
    149.8
    220.3
    203.1
    81.4
    71.7
    323.5
    108.8
    36.1
    176.7
    73
    180.6
    113.9
    143
    81.9
    327.2
    202.7
    100.5
    199.7
    168.9
    317
    138
    280.3
    138.8
    103.2
    341.1
    179.1
    119.6
    448.1
    153.3
    152.5
    153.2
    96.8
    442.9
    78.8
    198.6
    91.7
    202.8
    148.9
    203
    81.3
    77.9
    87.4
    88.6
    177.2
    139.5
    153.1
    152.4
    99.1
    3.8
    199.2
    100.5
    89.2
    204.2
    89.5
    94.2
    7.3
    108.1
    2.5
    93.8
    322.5
    136.4
    207.2
    201.9
    54.3
    67.5
    103.1
    322.9
    82.1
    107
    136.1
    52.7
    204.6
    204.3
    90.8
    277.8
    169.4
    202
    300.6
    104.9
    6.6
    64.7
    91.9
    106.4
    136.6
    133.6
    150.7
    257.4
    2.5
    122.8
    81.2
    202.3
    200.2
    174.2
    279.9
    230.6
    199.9
    46
    351.4
    348.3
    158.9
    132.7
    150.7
    88.9
    34.1
    140.7
    151.4
    187.7
    202.3
    22.2
    193.1
    81.2
    211.4
    73.2
    115.4
    151
    193.1
    350
    135.2
    90.2
    140.8
    287.4
    81.8
    80.1
    167.9
    148.9
    67.3
    98.6
    254.8
    99.6
    185.7
    149
    81.1
    440
    203.6
    176.3
    184.7
    280.7
    2.6
    80.7
    68.7
    185.7
    113.8
    203.3
    81.6
    138.7
    130.6
    118.4
    278.1
    93.8
    202.9
    57.9
    89.2
    204
    176.8
    184.2
    194.4
    151.8
    148
    316.8
    202.4
    17.6
    263.8
    193.6
    262
    150.8
    3.3
    102.3
    182.2
    107.8
    184.8
    98.4
    153.7
    190.7
    152
    
    ];

%% PROB. UNIFORM

s_pu_150 = [
    63
    148.8
    102.2
    80.5
    82.8
    175.9
    69.9
    113.2
    86
    99.6
    90.3
    97.8
    162.7
    98.9
    118.6
    152.9
    102.4
    98.7
    186.7
    42.6
    101.9
    123.3
    85.8
    95.4
    112.9
    108.2
    5.7
    114
    132.4
    121.9
    105.7
    106.3
    127.8
    80.3
    185.4
    101.1
    102.8
    31.8
    90.1
    74.5
    65.5
    67.5
    122.9
    47.3
    102.6
    113.9
    167.2
    110.2
    134.2
    123.8
    12.8
    127.3
    97.4
    43.4
    121.2
    80.8
    48.4
    130.9
    128.6
    81.2
    88.9
    112.2
    121
    57.3
    90.1
    127.9
    102.1
    80
    79.5
    120.4
    44.2
    86.2
    95.2
    112.4
    127.8
    100.7
    95
    73.5
    43
    37.4
    102.2
    74.2
    166.9
    103.1
    98.5
    100.7
    99
    90.5
    7.1
    40.2
    85.2
    121.5
    157.1
    129.9
    130.1
    101.6
    129.6
    101.4
    102.2
    111.1
    130.9
    129.3
    127.2
    122.2
    79.3
    152
    85.6
    128.5
    47.2
    80.8
    100.3
    134.7
    80
    140
    92.6
    148.1
    48.2
    144.9
    116.7
    81.9
    84.6
    112.6
    111.9
    95.4
    112
    124.8
    46.4
    72.5
    80.1
    121.9
    113.4
    80.3
    98.7
    119.3
    98.7
    44.7
    4.8
    101.7
    104.1
    63
    82.9
    108.4
    119.5
    144.9
    61.4
    122.4
    98.5
    156.2
    120.8
    68.3
    58.5
    98.8
    137.9
    32.1
    120.6
    47.5
    106.8
    131.4
    79
    125.4
    106
    137.2
    132.7
    116.7
    101
    161.1
    152.1
    127.2
    80.2
    140.5
    123.8
    53.2
    91.8
    47.7
    99
    119.4
    98.3
    132
    79.6
    120.3
    101
    123.6
    144
    133.2
    68
    123.2
    171.3
    130.1
    101.6
    80.4
    150.9
    2.9
    114
    98.2
    150.9
    121.3
    102.6
    107.1
    81.7
    39.3
    144.3
    122.6
    100.5
    132.8
    157.5
    106
    99.7
    124.6
    80.1
    65.5
    87.9
    86.4
    40.7
    111.9
    138.7
    71
    124.7
    102
    83.1
    108.4
    122
    119.8
    110.9
    127
    85.3
    140.8
    116.7
    134.6
    122.3
    79.7
    61.2
    155.7
    93.2
    28.3
    112.4
    66.2
    127.1
    83
    110.3
    71.8
    161.5
    119.7
    98.9
    117.3
    123.8
    162.5
    101.5
    126.1
    101.8
    83.2
    160.3
    128.1
    93
    185.5
    113
    119.4
    113.9
    90.5
    190
    80.4
    119.2
    90.8
    120.8
    111.7
    112.7
    81.1
    78.6
    87.3
    89.2
    104.9
    101.6
    113.3
    112.6
    99.1
    6
    130.1
    98.7
    75.6
    113
    89.4
    91.5
    7
    79.4
    4.1
    75.8
    144.3
    99.6
    120.7
    119.7
    47.7
    53.2
    100.1
    143.3
    79.9
    79.9
    101.7
    51.6
    120.7
    119.5
    89.2
    152.9
    125.8
    121.6
    125.3
    81.7
    4.3
    101.5
    82.3
    91
    102
    125.4
    112.7
    144
    2.5
    94.7
    79.4
    122.3
    100.1
    105.1
    157.7
    120.4
    132.5
    45
    173.1
    144.1
    117.2
    99.8
    110.9
    87.7
    32.2
    104.2
    112.6
    107.4
    131.3
    20.1
    125.5
    79.4
    124.1
    58.8
    81.1
    113.7
    114.4
    144.3
    100.7
    89.5
    101
    156.4
    80.5
    62.7
    112.5
    106.4
    57.2
    72.7
    145.6
    99
    128.9
    111.6
    67.3
    174.5
    120.6
    123.8
    127.7
    156.9
    2
    80.6
    56.4
    126.7
    100.2
    121.6
    81.4
    100.6
    98.2
    92.1
    159.4
    96.1
    111.4
    59.1
    78.5
    122.3
    112.6
    128.5
    114.9
    110.9
    95
    163
    131.8
    15.6
    140
    118.5
    148.5
    118.9
    81.8
    100.1
    127.7
    82.7
    129.1
    98.1
    120
    98
    112.2
    ];

%% BOXPLOT
x = 1:12;

figure
% OP

boxplot([s_op_150, s_scb_150, s_am_150, s_pu_150,...
    s_op_100, s_scb_100, s_am_100, s_pu_100,...
    s_op_75, s_scb_75, s_am_75, s_pu_75],'positions',x,...
    'Labels',{'OP','SCB','AM','PU',...
    'OP','SCB','AM','PU',...
    'OP','SCB','AM','PU'})
ylabel('Throughput [Mbps]')
ylim([0 360])
grid on

line([4.5 4.5], [0 360]);
line([8.5 8.5], [0 360]);

